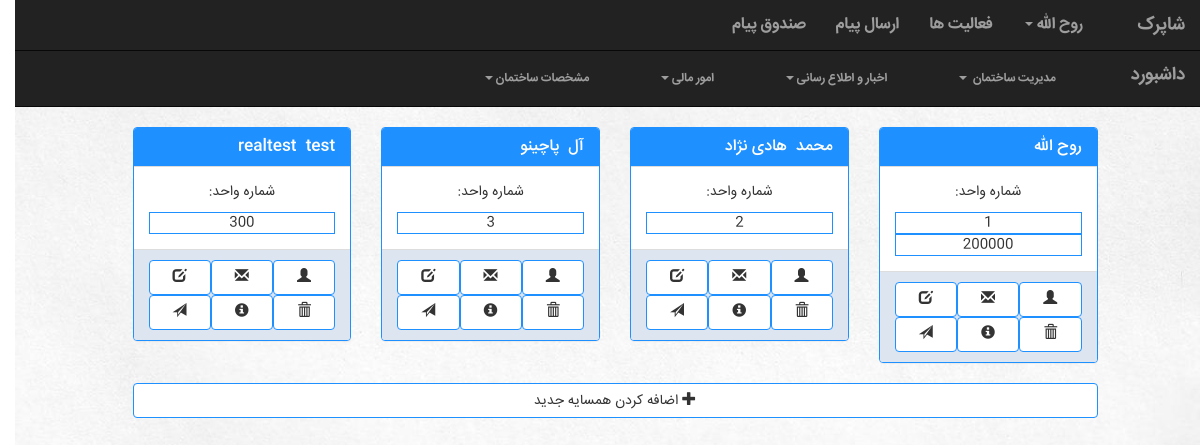
The page /building/1/cneighbor/ (signed in) on the database its author committed.
### building/models.py (models this page shows, shortened)
class Building(models.Model):
    manager = models.ForeignKey(Account, on_delete=models.CASCADE)
    name = models.CharField(max_length=100)
    Address = models.CharField(max_length=300)
    info = models.TextField()

class Unit(models.Model):
    size = models.IntegerField()
    info = models.TextField()
    number = models.IntegerField()
    account = models.ForeignKey(Account, on_delete=models.CASCADE, null=True, blank=True)
    building = models.ForeignKey(Building, on_delete=models.CASCADE)

### manageUser/models.py (models this page shows, shortened)
class Account(models.Model):
    user = models.OneToOneField(User, on_delete=models.CASCADE)
    type = models.IntegerField(default=UserType.MANAGER)
    activation_key = models.CharField(max_length=40, blank=True, null=True)

### building/views.py (the view, shortened to what this page needs)
# urls.py: url(r'^(?P<building_id>[0-9]+)/cneighbor/$', views.Cneighbor.as_view(), name="cneighbor"),
class Cneighbor(View):
    form_class = myForm.CreateNeighborForm
    template_name = 'building/cneighbor.html'
    def get(self, request, building_id):
        getbuilding = Building.objects.get(pk=building_id)
        neighbor_unit = {}
        for unit in Unit.objects.filter(building=getbuilding):
            if unit.account is not None:
                neighbor_unit[unit.account] = Unit.objects.filter(account=unit.account)
        context = {'building': getbuilding,
                    'accountType':  Account.objects.get(user=request.user).type,
                    'neighbor_unit': neighbor_unit,
                    'createNeighborForm': self.form_class,
                    }
        return render(request, self.template_name, context)

### building/templates/building/cneighbor.html (shortened to what this page needs)
{% extends 'building/UserNavBar.html' %}
{% block navbar %}{% if accountType == 1 %} {% include 'building/managerNavBar.html' %} {% else %} {% include 'building/neighborNavBar.html' %}  {% endif %}{% endblock %}
{% block body %}
 <div class='row'>
    <div class="col-sm-10 col-lg-offset-1">
        {% for account,units in neighbor_unit.items %}
        <div class='col-sm-3'>
        <div class="panel panel-default">
          <div class="panel-heading">
            <h4 class='panel-title'>{{account.user.first_name}} &nbsp;{{account.user.last_name}}</h4>
          </div>
          <div class="panel-body">
            <p>شماره واحد:
            </p>
                {% for unit in units %}
                       <div style="border: 1px solid dodgerblue"> {{  unit.number }} </div>
                    {% endfor %}
          </div>
          <div class='panel-footer container-fluid'>
              <a class='col-md-4 btn btn-default' href='{% url 'building:uneighbor' building_id=building.id pk=account.id %}' data-toggle="tooltip" title="تغییر مشخصات ساکن"><span class="glyphicon glyphicon-edit" aria-hidden="true"></span></a>
              <a class='col-md-4 btn btn-default' href='{% url 'building:sendmessages'  pk=account.id %}' data-toggle="tooltip"  title="ارسال پیام"><span class="glyphicon glyphicon-envelope" aria-hidden="true"></span></a>
              <a class='col-md-4 btn btn-default' href='#' data-toggle="tooltip"  title="ایجاد نقش"><span class="glyphicon glyphicon-user" aria-hidden="true"></span></a>
              <a class='col-md-4 btn btn-default' href='{% url 'building:sneighbor' building_id=building.id pk=account.id %}' data-toggle="tooltip" title="ارسال نام کاربری و رمز عبور"><span class="glyphicon glyphicon-send" aria-hidden="true"></span></a>
              <a class='col-md-4 btn btn-default' href='{% url 'building:rneighbor' building_id=building.id pk=account.id %}' data-toggle="tooltip" title="مشخصات ساکن"><span class="glyphicon glyphicon-info-sign" aria-hidden="true"></span></a>
              <a class='col-md-4 btn btn-default dalert' href='{% url 'building:dneighbor' building_id=building.id pk=account.id %}' data-toggle="tooltip" title="حذف همسایه"><span class="glyphicon glyphicon-trash" aria-hidden="true"></span></a>
          </div>
        </div>
            </div>
            {% endfor %}
        <div class="col-md-12">
            <button class="col-md-12 btn btn-default" data-toggle="modal" data-target="#myModal">  <span class="glyphicon glyphicon-plus" aria-hidden="true"></span> اضافه کردن همسایه جدید </button>
        </div>
    </div>
    </div>
{% endblock %}

### building/templates/building/UserNavBar.html (shortened to what this page needs)
<!DOCTYPE html>
<html lang="fa">
<head>
    <link rel="stylesheet" href="https://maxcdn.bootstrapcdn.com/bootstrap/3.3.7/css/bootstrap.min.css">
</head>
{% load staticfiles %}
<link rel="stylesheet" href="{% static 'building/BuildingNavBarStyle.css' %}">
<link rel="stylesheet" href="{% static 'building/BuildingListStyle.css' %}">
<link rel="stylesheet" href="{% static 'building/ModalStyle.css' %}">
<link rel="stylesheet" href="{% static 'building/TableStyle.css' %}">
<link rel="stylesheet" href="{% static 'building/dashboardStyle.css' %}">
<link rel="stylesheet" href="{% static 'building/pollFormStyle.css' %}">
<link rel="stylesheet" href="{% static 'building/chart.css' %}">
    {% load i18n admin_modify %}
<body>
<nav class="navbar navbar-inverse navbar-fixed-top" style="position: fixed">
      <div class="container-fluid" >
            <div class="navbar-header pull-right">
              <a class="navbar-brand active" href="{% url 'building:building' %}">{% if building %} {{ building.name}} {% else %} لیست ساختمان ها {% endif %} </a>
            </div>
            <div class="collapse navbar-collapse" id="topNavBar">
                  <ul class="nav navbar-nav pull-right">
                      <li><a href="{% url 'building:inbox' %}">صندوق پیام</a></li>
                      <li><a href="{% url 'building:sendmessage' %}">ارسال پیام</a></li>
                      <li><a href="{% url 'building:activities' %}">فعالیت ها <span class="sr-only">(current)</span></a></li>
                      <li class="dropdown">
                          <a href="#" class="dropdown-toggle" data-toggle="dropdown" role="button" aria-haspopup="true" aria-expanded="false">{{ request.user.first_name }} <span class="caret"></span></a>
                      </li>
                  </ul>
            </div>
      </div>
</nav>
<div style="height: 30px">
</div>
{% block navbar %}
{% endblock %}
{% block body %}
{% endblock %}
</body>
</html>

### building/static/building/BuildingNavBarStyle.css (style rules this page uses)
nav { font-family: IRANSans; font-weight: bolder; font-size: medium; }
ul { list-style: none; }
body { direction: rtl; text-align: center; background-image: url("../images/Background.jpg"); background-size: cover; }

### building/static/building/BuildingListStyle.css (style rules this page uses)
.panel-default { border-color: dodgerblue; }
body > div.row > div { direction: rtl; }
body > div.row > div > div { float: right; }
.panel-default>.panel-heading { background-color: dodgerblue; border-color: #ddd; }
.panel-default>.panel-footer { background-color: #dde5f1; }
a { color: white; }
.btn-default { border-color: dodgerblue; }
body { font-family: IRANSans; }

### building/static/building/dashboardStyle.css (style rules this page uses)
.panel-title { color: white; text-align: right; }

### building/static/building/pollFormStyle.css (style rules this page uses)
body { margin-top: 20px; }

### rows shown on the page
Building: name "شاپرک"
Account: user.first_name "روح الله"
Unit: number "200000"
Account: user.first_name "محمد", user.last_name "هادی نژاد"
Account: user.first_name "آل", user.last_name "پاچینو"
Account: user.first_name "realtest", user.last_name "test"
Unit: number "300"

### other values the page prints
{{ request.user.first_name }} "روح الله"
